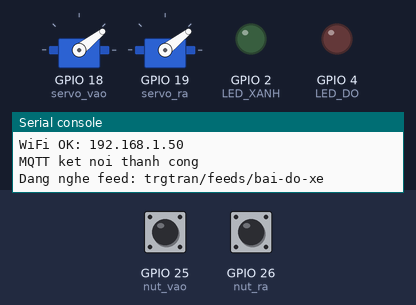
The program below on a simulated ESP32 board running MicroPython. Parts: 2 × servo, output pins drawn as LEDs (lit = HIGH), the last lines printed to the serial console. Wiring (from the project's diagram.json): green LED on GPIO 2, red LED on GPIO 4, servo on GPIO 18, servo on GPIO 19, green button on GPIO 25, green button on GPIO 26. The inputs (shaded band) are chosen by the test bench; at power-on: GPIO 26 (nut_ra) HIGH, GPIO 25 (nut_vao) HIGH. WiFi joins after 1.5 s; no MQTT or app messages arrive unless stated; servo angles are drawn from the pulse width (0.5 ms = 0°, 2.5 ms = 180°).

Above: at 2.8 s.
2.9 s: GPIO 26 (nut_ra) pulled LOW for 0.15 s
At 4.0 s:
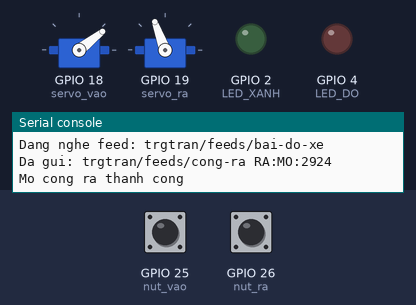
8.4 s: GPIO 26 (nut_ra) pulled LOW for 1 s
At 12.7 s:
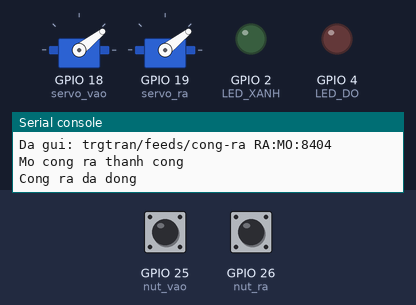
Timing chart, 0 to 14.2 s (numbered marks = the images above; inputs shaded):
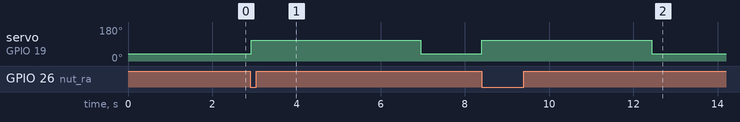

The program:

main.py
```python
# DU AN 2 - NUT QUET THE GIA LAP VA DIEU KHIEN BARIE
# ESP32 + 2 nut nhan + 2 servo + 2 LED
# MQTT Adafruit IO

import time
import network
from machine import Pin, PWM
from umqtt.simple import MQTTClient

# =========================
# 1. CAU HINH WIFI
# =========================
WIFI_SSID = "Wokwi-GUEST"
WIFI_PASS = ""

# =========================
# 2. CAU HINH ADAFRUIT IO
# =========================
AIO_HOST = "io.adafruit.com"
AIO_PORT = 1883

AIO_USER = "trgtran"
AIO_KEY = "aio_jRge90vZu2oNPw8vlMOceF3NvXi1"

FEED_CHO = AIO_USER + "/feeds/bai-do-xe"
FEED_VAO = AIO_USER + "/feeds/cong-vao"
FEED_RA = AIO_USER + "/feeds/cong-ra"

# =========================
# 3. KHAI BAO CHAN
# =========================
nut_vao = Pin(25, Pin.IN, Pin.PULL_UP)
nut_ra = Pin(26, Pin.IN, Pin.PULL_UP)

LED_XANH = Pin(2, Pin.OUT)
LED_DO = Pin(4, Pin.OUT)

servo_vao = PWM(Pin(18), freq=50)
servo_ra = PWM(Pin(19), freq=50)

# =========================
# 4. THONG SO BARIE
# =========================
A_DONG = 40
A_MO = 115
THOI_GIAN_MO_MS = 4000

client = None
cho_trong = None

servo_vao_dong_luc = 0
servo_ra_dong_luc = 0

vao_cu = 1
ra_cu = 1
vao_debounce = 0
ra_debounce = 0

# =========================
# 5. DIEU KHIEN SERVO
# =========================
def dat_goc(servo, goc):
    duty = int(25 + (goc / 180) * 100)
    servo.duty(duty)

def dong_vao():
    global servo_vao_dong_luc
    dat_goc(servo_vao, A_DONG)
    servo_vao_dong_luc = 0

def dong_ra():
    global servo_ra_dong_luc
    dat_goc(servo_ra, A_DONG)
    servo_ra_dong_luc = 0

# =========================
# 6. CAP NHAT LED
# =========================
def cap_nhat_led():
    if cho_trong is None:
        LED_XANH.value(0)
        LED_DO.value(0)
    elif cho_trong > 0:
        LED_XANH.value(1)
        LED_DO.value(0)
    else:
        LED_XANH.value(0)
        LED_DO.value(1)

# =========================
# 7. NHAN DU LIEU MQTT
# =========================
def khi_co_tin(topic, msg):
    global cho_trong

    payload = msg.decode().strip()

    if payload.startswith("CHO:"):
        bits = payload[4:]

        if len(bits) == 4 and all(c in "01" for c in bits):
            cho_trong = bits.count("0")

            print(
                "Cam bien:", bits,
                "| So cho trong:", cho_trong
            )

            cap_nhat_led()

# =========================
# 8. KET NOI WIFI
# =========================
def wifi_connect():
    wlan = network.WLAN(network.STA_IF)
    wlan.active(True)

    if wlan.isconnected():
        print("WiFi da ket noi:", wlan.ifconfig()[0])
        return True

    try:
        wlan.connect(WIFI_SSID, WIFI_PASS)

        for _ in range(40):
            if wlan.isconnected():
                print("WiFi OK:", wlan.ifconfig()[0])
                return True

            time.sleep_ms(500)

    except Exception as e:
        print("Loi WiFi:", repr(e))

    print("Khong ket noi duoc WiFi")
    return False

# =========================
# 9. KET NOI MQTT
# =========================
def connect_mqtt():
    global client

    for lan in range(3):
        c = None

        try:
            cid = "esp32_barie_%d" % time.ticks_ms()

            c = MQTTClient(
                cid,
                AIO_HOST,
                port=AIO_PORT,
                user=AIO_USER,
                password=AIO_KEY,
                keepalive=60
            )

            c.set_callback(khi_co_tin)
            c.connect()
            c.subscribe(FEED_CHO)

            client = c

            print("MQTT ket noi thanh cong")
            print("Dang nghe feed:", FEED_CHO)

            return True

        except Exception as e:
            print("MQTT loi:", repr(e))

            try:
                if c is not None:
                    c.disconnect()
            except Exception:
                pass

            time.sleep(10)

    client = None
    print("Khong ket noi duoc MQTT")
    return False

# =========================
# 10. GUI SU KIEN LEN WEB
# =========================
def su_kien_mqtt(feed, payload):
    global client

    if client is None:
        print("Chua co ket noi MQTT, khong gui duoc su kien")
        return

    try:
        client.publish(feed, payload)
        print("Da gui:", feed, payload)

    except Exception as e:
        print("Loi gui MQTT:", repr(e))

# =========================
# 11. MO CONG VAO
# =========================
def mo_cong_vao():
    global servo_vao_dong_luc

    if cho_trong is None:
        print("TU CHOI: chua nhan duoc du lieu cam bien")
        return

    if cho_trong <= 0:
        print("TU CHOI: bai xe da day")
        return

    dat_goc(servo_vao, A_MO)

    servo_vao_dong_luc = time.ticks_add(
        time.ticks_ms(),
        THOI_GIAN_MO_MS
    )

    event_id = time.ticks_ms()

    su_kien_mqtt(
        FEED_VAO,
        "VAO:MO:%d" % event_id
    )

    print("Mo cong vao thanh cong")

# =========================
# 12. MO CONG RA
# =========================
def mo_cong_ra():
    global servo_ra_dong_luc

    dat_goc(servo_ra, A_MO)

    servo_ra_dong_luc = time.ticks_add(
        time.ticks_ms(),
        THOI_GIAN_MO_MS
    )

    event_id = time.ticks_ms()

    su_kien_mqtt(
        FEED_RA,
        "RA:MO:%d" % event_id
    )

    print("Mo cong ra thanh cong")

# =========================
# 13. KHOI DONG HE THONG
# =========================
LED_XANH.value(0)
LED_DO.value(0)

dong_vao()
dong_ra()

if not wifi_connect():
    raise RuntimeError("Khong ket noi duoc WiFi")

if not connect_mqtt():
    raise RuntimeError(
        "MQTT that bai. Kiem tra AIO_USER va AIO_KEY"
    )

cap_nhat_led()

# =========================
# 14. VONG LAP CHINH
# =========================
while True:
    try:
        # Xu ly tin nhan MQTT
        client.check_msg()

        now = time.ticks_ms()

        # Doc nut nhan
        vao_moi = nut_vao.value()
        ra_moi = nut_ra.value()

        # Nut vao: phat hien canh nhan
        if (
            vao_cu == 1
            and vao_moi == 0
            and time.ticks_diff(now, vao_debounce) > 250
        ):
            vao_debounce = now
            mo_cong_vao()

        # Nut ra: phat hien canh nhan
        if (
            ra_cu == 1
            and ra_moi == 0
            and time.ticks_diff(now, ra_debounce) > 250
        ):
            ra_debounce = now
            mo_cong_ra()

        vao_cu = vao_moi
        ra_cu = ra_moi

        # Tu dong dong cong vao sau 4 giay
        if (
            servo_vao_dong_luc
            and time.ticks_diff(now, servo_vao_dong_luc) >= 0
        ):
            dong_vao()
            print("Cong vao da dong")

        # Tu dong dong cong ra sau 4 giay
        if (
            servo_ra_dong_luc
            and time.ticks_diff(now, servo_ra_dong_luc) >= 0
        ):
            dong_ra()
            print("Cong ra da dong")

        time.sleep_ms(30)

    except Exception as e:
        print("Loi vong lap:", repr(e))

        try:
            if client is not None:
                client.disconnect()
        except Exception:
            pass

        client = None
        time.sleep(5)

        if wifi_connect():
            connect_mqtt()
            cap_nhat_led()
```

Measured:
- after the input at 2.9 s, servo on GPIO 19 (servo_ra): 38° → 110° at once, → 38° 4.0 s later
- after the input at 8.4 s, servo on GPIO 19 (servo_ra): 38° → 110° at once, → 38° 4.0 s later
